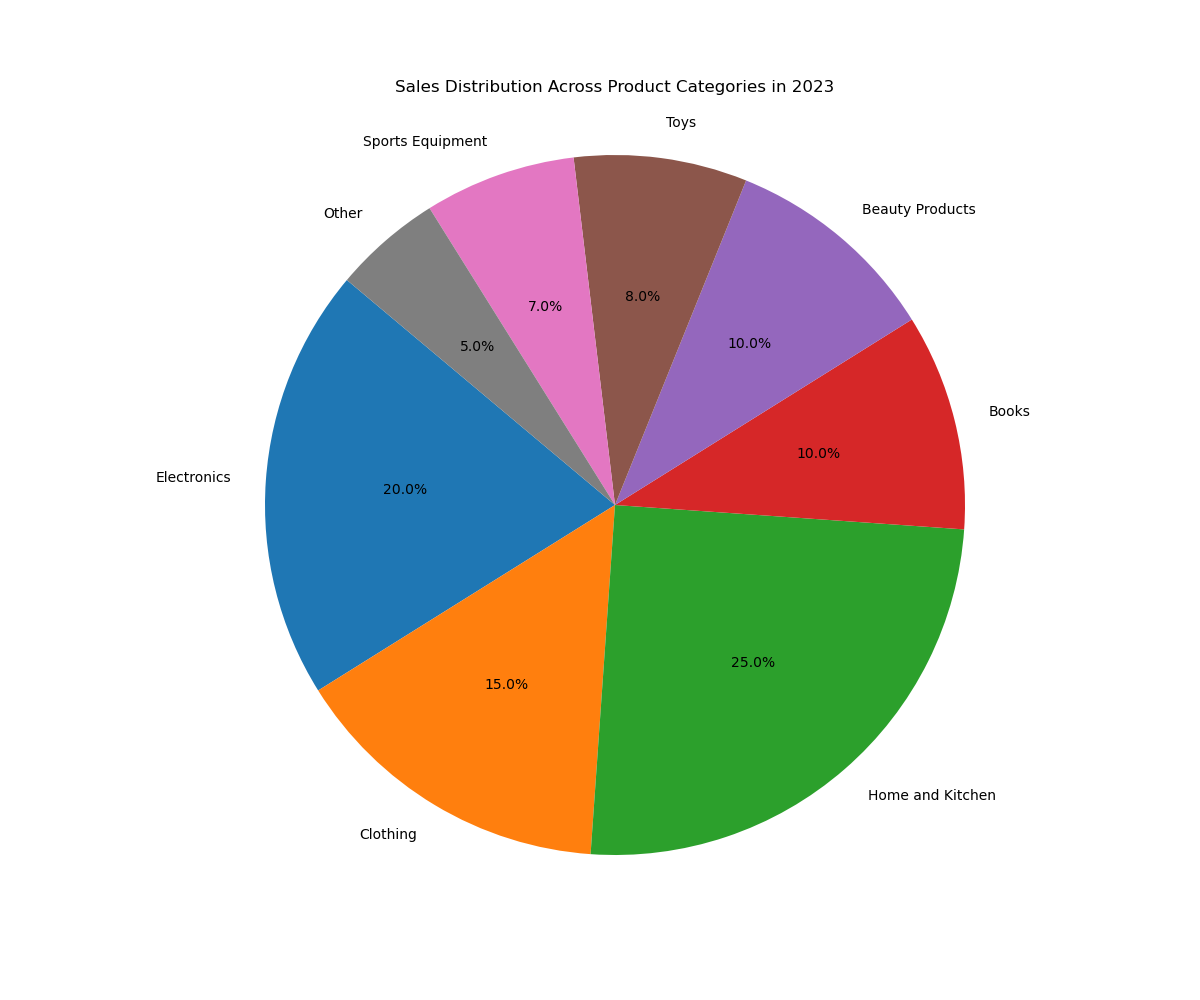

The script that drew this image:

import matplotlib.pyplot as plt

# Data
categories = ['Electronics', 'Clothing', 'Home and Kitchen', 'Books', 'Beauty Products', 'Toys', 'Sports Equipment', 'Other']
sales_percentages = [20, 15, 25, 10, 10, 8, 7, 5]
colors = ['#1f77b4', '#ff7f0e', '#2ca02c', '#d62728', '#9467bd', '#8c564b', '#e377c2', '#7f7f7f']

# Plotting the pie chart
fig, ax = plt.subplots(figsize=(12, 10))
ax.pie(sales_percentages, labels=categories, autopct='%1.1f%%', startangle=140, colors=colors)
ax.axis('equal')  # Equal aspect ratio ensures that pie is drawn as a circle.

# Setting the title
plt.title("Sales Distribution Across Product Categories in 2023", pad=20)

# Display the chart
plt.show()
